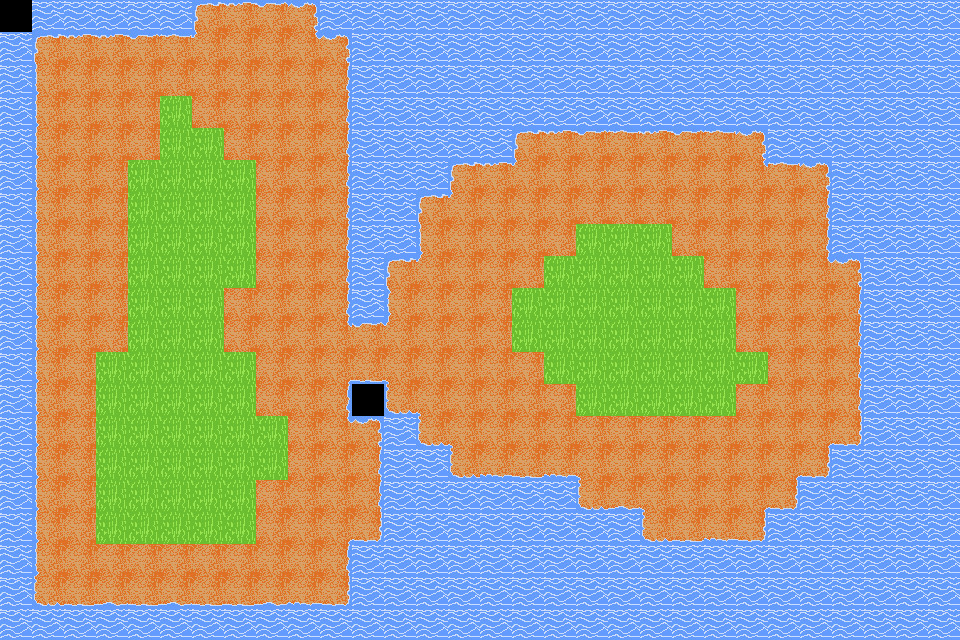

The image is a tile-based game level rendered from a .tmx file. Its description and complete source (layers, tilesets, objects, tile grids) follow:
An orthogonal 30x20 tile map with 32x32 px tiles, 2 tile layers (tiles, colliders), 2 tilesets and 2 objects.

<map version="1.10" tiledversion="1.10.2" orientation="orthogonal" renderorder="right-down" width="30" height="20" tilewidth="32" tileheight="32" infinite="0" nextlayerid="4" nextobjectid="4">
 <tileset firstgid="1" source="map_tiles_sheet.tsx" />
 <tileset firstgid="101" source="objects.tsx" />
 <layer id="1" name="tiles" width="30" height="20">
  <data encoding="csv">
25,21,21,21,21,21,36,37,38,40,21,21,21,21,21,21,21,21,21,21,21,21,21,21,21,21,21,21,21,21,
21,36,37,37,38,39,44,1,1,43,40,21,21,21,21,21,21,21,21,21,21,21,21,21,21,21,21,21,21,21,
21,46,1,1,1,1,1,1,1,1,50,21,21,21,21,21,21,21,21,21,21,21,21,21,21,21,21,21,21,21,
21,46,1,1,1,11,1,1,1,1,50,21,21,21,21,21,21,21,21,21,21,21,21,21,21,21,21,21,21,21,
21,46,1,1,1,11,11,1,1,1,50,21,21,21,21,21,36,37,38,39,37,38,39,40,21,21,21,21,21,21,
21,46,1,1,11,11,11,11,1,1,50,21,21,21,36,37,44,1,1,1,1,1,1,43,39,40,21,21,21,21,
21,46,1,1,11,11,11,11,1,1,50,21,21,36,44,1,1,1,1,1,1,1,1,1,1,50,21,21,21,21,
21,46,1,1,11,11,11,11,1,1,50,21,21,46,1,1,1,1,11,11,11,1,1,1,1,50,21,21,21,21,
21,46,1,1,11,11,11,11,1,1,50,21,36,44,1,1,1,11,11,11,11,11,1,1,1,43,40,21,21,21,
21,46,1,1,11,11,11,1,1,48,50,21,45,1,1,1,11,11,11,11,11,11,11,1,1,1,50,21,21,21,
21,46,1,1,11,11,11,1,1,48,43,38,44,1,1,1,11,11,11,11,11,11,11,1,1,1,50,21,21,21,
21,46,1,11,11,11,11,11,1,47,41,32,42,1,1,1,1,11,11,11,11,11,11,11,1,1,50,21,21,21,
21,46,1,11,11,11,11,11,1,1,50,25,31,42,1,1,1,1,11,11,11,11,11,1,1,1,50,21,21,21,
21,46,1,11,11,11,11,11,11,1,43,40,21,31,42,1,1,1,1,1,1,1,1,1,1,41,35,21,21,21,
21,46,1,11,11,11,11,11,11,1,1,50,21,21,31,34,32,34,42,1,1,1,1,1,41,35,21,21,21,21,
21,46,1,11,11,11,11,11,1,1,1,50,21,21,21,21,21,21,31,33,42,1,1,41,35,21,21,21,21,21,
21,46,1,11,11,11,11,11,1,1,41,35,21,21,21,21,21,21,21,21,31,32,34,35,21,21,21,21,21,21,
21,46,1,1,1,1,1,1,1,1,50,21,21,21,21,21,21,21,21,21,21,21,21,21,21,21,21,21,21,21,
21,31,32,33,32,33,32,32,33,34,35,21,21,21,21,21,21,21,21,21,21,21,21,21,21,21,21,21,21,21,
21,21,21,21,21,21,21,21,21,21,21,21,21,21,21,21,21,21,21,21,21,21,21,21,21,21,21,21,21,21
</data>
 </layer>
 <objectgroup id="3" name="Objects">
  <object id="2" gid="105" x="111.333" y="370.667" width="128" height="128" />
  <object id="3" gid="105" x="174" y="343" width="128" height="128" />
 </objectgroup>
 <layer id="2" name="colliders" width="30" height="20">
  <data encoding="csv">
0,0,0,0,0,0,0,0,0,0,0,0,0,0,0,0,0,0,0,0,0,0,0,0,0,0,0,0,0,0,
0,0,0,0,0,0,0,0,0,0,0,0,0,0,0,0,0,0,0,0,0,0,0,0,0,0,0,0,0,0,
0,0,0,0,0,0,0,0,0,0,0,0,0,0,0,0,0,0,0,0,0,0,0,0,0,0,0,0,0,0,
0,0,0,0,0,0,0,0,0,0,0,0,0,0,0,0,0,0,0,0,0,0,0,0,0,0,0,0,0,0,
0,0,0,0,0,0,0,0,0,0,0,0,0,0,0,0,0,0,0,0,0,0,0,0,0,0,0,0,0,0,
0,0,0,0,0,0,0,0,0,0,0,0,0,0,0,0,0,0,0,0,0,0,0,0,0,0,0,0,0,0,
0,0,0,0,0,0,0,0,0,0,0,0,0,0,0,0,0,0,0,0,0,0,0,0,0,0,0,0,0,0,
0,0,0,0,0,0,0,0,0,0,0,0,0,0,0,0,0,0,0,0,0,0,0,0,0,0,0,0,0,0,
0,0,0,0,0,0,0,0,0,0,0,0,0,0,0,0,0,0,0,0,0,0,0,0,0,0,0,0,0,0,
0,0,0,0,0,0,0,0,0,0,0,0,0,0,0,0,0,0,0,0,0,0,0,0,0,0,0,0,0,0,
0,0,0,0,0,0,0,0,0,0,0,0,0,0,0,0,0,0,0,0,0,0,0,0,0,0,0,0,0,0,
0,0,0,0,0,0,0,0,0,0,0,0,0,0,0,0,0,0,0,0,0,0,0,0,0,0,0,0,0,0,
0,0,0,0,0,0,0,0,0,0,0,0,0,0,0,0,0,0,0,0,0,0,0,0,0,0,0,0,0,0,
0,0,0,0,0,0,0,0,0,0,0,0,0,0,0,0,0,0,0,0,0,0,0,0,0,0,0,0,0,0,
0,0,0,0,0,0,0,0,0,0,0,0,0,0,0,0,0,0,0,0,0,0,0,0,0,0,0,0,0,0,
0,0,0,0,0,0,0,0,0,0,0,0,0,0,0,0,0,0,0,0,0,0,0,0,0,0,0,0,0,0,
0,0,0,0,0,0,0,0,0,0,0,0,0,0,0,0,0,0,0,0,0,0,0,0,0,0,0,0,0,0,
0,0,0,0,0,0,0,0,0,0,0,0,0,0,0,0,0,0,0,0,0,0,0,0,0,0,0,0,0,0,
0,0,0,0,0,0,0,0,0,0,0,0,0,0,0,0,0,0,0,0,0,0,0,0,0,0,0,0,0,0,
0,0,0,0,0,0,0,0,0,0,0,0,0,0,0,0,0,0,0,0,0,0,0,0,0,0,0,0,0,0
</data>
 </layer>
</map>